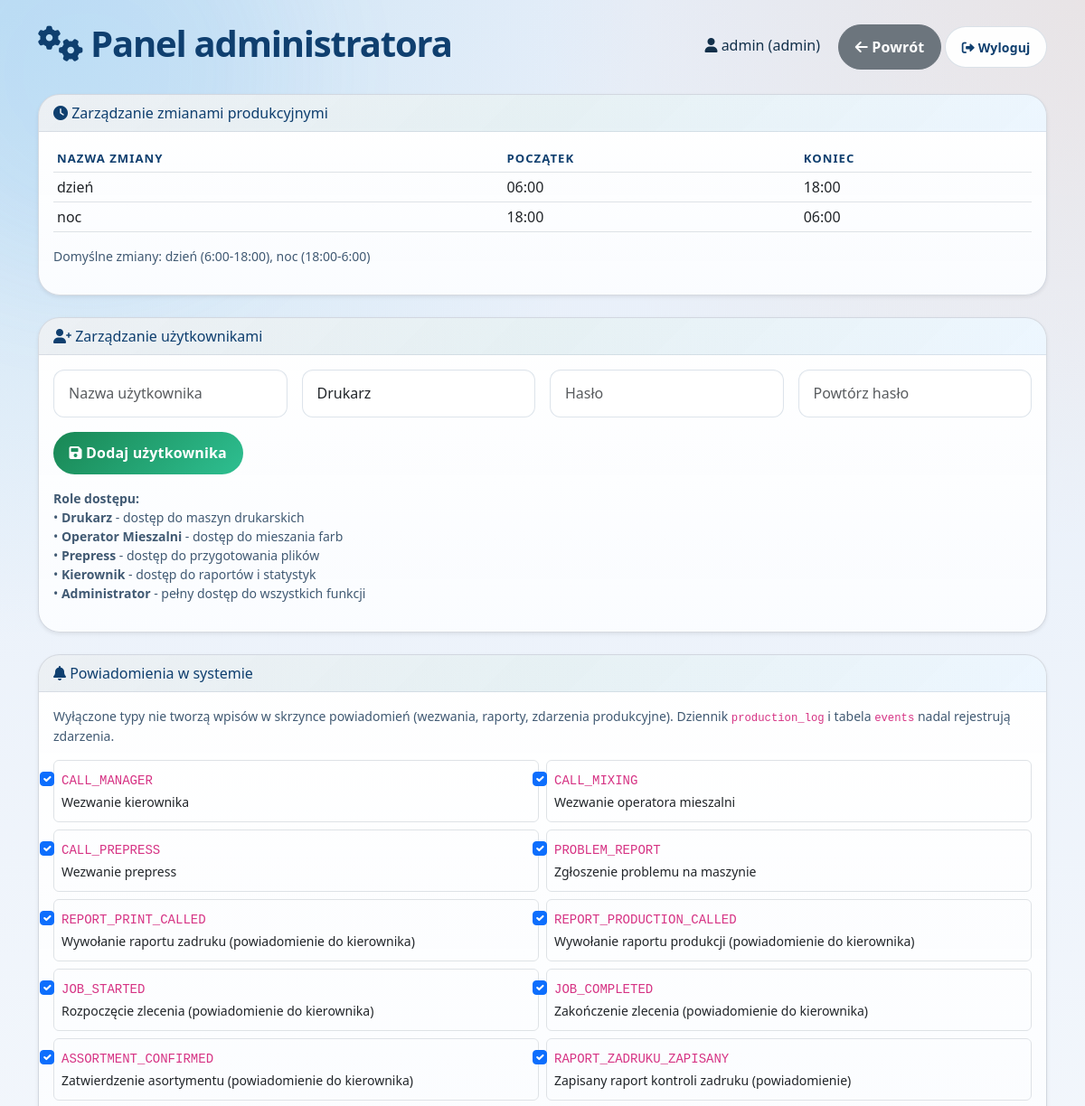
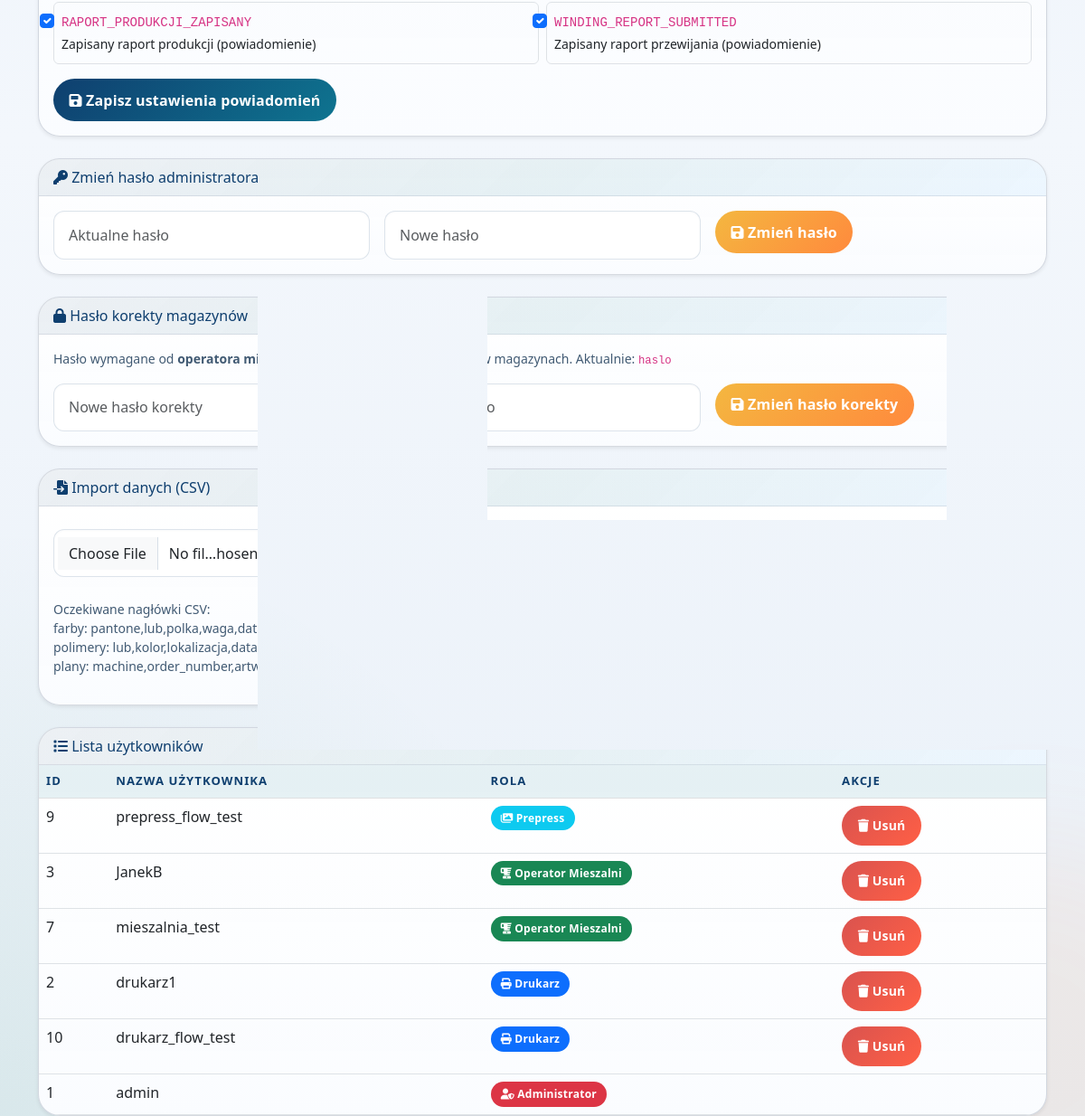
The page /admin (signed in) on the database its author committed (2 pictures, top to bottom).
### tables this page shows
CREATE TABLE shifts (
            id INTEGER PRIMARY KEY AUTOINCREMENT,
            name TEXT NOT NULL UNIQUE,  -- dzien, noc
            start_time TIME NOT NULL,
            end_time TIME NOT NULL
        );

CREATE TABLE notification_settings (
            event_key TEXT PRIMARY KEY,
            enabled INTEGER NOT NULL DEFAULT 1
        );

CREATE TABLE system_settings (
            key TEXT PRIMARY KEY,
            value TEXT NOT NULL
        );

CREATE TABLE users (
            id INTEGER PRIMARY KEY AUTOINCREMENT,
            username TEXT UNIQUE NOT NULL,
            role TEXT NOT NULL,
            password TEXT
        );

### routers/admin.py (the view)
@router.get("")
def admin_panel(
    request: Request,
    admin=Depends(require_admin),
    error: str = Query(None),
    success: str = Query(None),
    conn=Depends(get_db),
):
    cur = conn.cursor()
    cur.execute("SELECT id, username, role FROM users ORDER BY role DESC, username")
    users = cur.fetchall()
    cur.execute("SELECT name, start_time, end_time FROM shifts ORDER BY start_time")
    shifts = cur.fetchall()
    cur.execute("SELECT event_key, enabled FROM notification_settings")
    settings_map = {r["event_key"]: bool(r["enabled"]) for r in cur.fetchall()}
    notification_prefs = [
        {"key": k, "label": v, "enabled": settings_map.get(k, True)}
        for k, v in NOTIFICATION_EVENT_LABELS.items()
    ]
    context = {
        "users": users,
        "shifts": shifts,
        "notification_prefs": notification_prefs,
        "edit_password_current": get_edit_password(cur),
        "user": {"username": request.session.get("username"), "role": request.session.get("role")},
    }
    if error:
        context["error"] = error
    if success:
        context["success"] = success
    return render_template("admin_panel.html", context)

### templates/admin_panel.html (shortened to what this page needs)
<!DOCTYPE html>
<html lang="pl">
<head>
    <link href="https://cdn.jsdelivr.net/npm/bootstrap@5.3.0/dist/css/bootstrap.min.css" rel="stylesheet">
    <link rel="stylesheet" href="https://cdnjs.cloudflare.com/ajax/libs/font-awesome/6.0.0/css/all.min.css">
    <link rel="stylesheet" href="/static/app-modern.css">
</head>
<body class="bg-light">
<div class="container mt-4">
    <div class="d-flex justify-content-between align-items-center mb-4">
        <h1><i class="fas fa-cogs"></i> Panel administratora</h1>
        <div>
            <span class="me-3"><i class="fas fa-user"></i> {{ user.username }} ({{ user.role }})</span>
            <a href="/magazyn" class="btn btn-secondary"><i class="fas fa-arrow-left"></i> Powrót</a>
            <a href="/logout" class="btn btn-outline-danger btn-sm"><i class="fas fa-sign-out-alt"></i> Wyloguj</a>
        </div>
    </div>
    <div class="card shadow-sm mb-4">
        <div class="card-header bg-primary text-white"><i class="fas fa-clock"></i> Zarządzanie zmianami produkcyjnymi</div>
        <div class="card-body">
            <div class="table-responsive mb-3">
                <table class="table table-sm">
                    <thead>
                        <tr>
                            <th>Nazwa zmiany</th>
                            <th>Początek</th>
                            <th>Koniec</th>
                        </tr>
                    </thead>
                    <tbody>
                        {% for shift in shifts %}
                        <tr>
                            <td>{{ shift.name }}</td>
                            <td>{{ shift.start_time }}</td>
                            <td>{{ shift.end_time }}</td>
                        </tr>
                        {% endfor %}
                    </tbody>
                </table>
            </div>
            <p class="text-muted small">Domyślne zmiany: dzień (6:00-18:00), noc (18:00-6:00)</p>
        </div>
    </div>
    <div class="card shadow-sm mb-4">
        <div class="card-header bg-primary text-white"><i class="fas fa-user-plus"></i> Zarządzanie użytkownikami</div>
        <div class="card-body">
            <form method="post" action="/admin/add_user" class="row g-3 mb-3">
                <div class="col-md-3">
                    <input type="text" name="username" class="form-control" placeholder="Nazwa użytkownika" required>
                </div>
                <div class="col-md-3">
                    <select name="role" class="form-select" required>
                        <option value="drukarz">Drukarz</option>
                    </select>
                </div>
                <div class="col-md-3">
                    <input type="password" name="password" class="form-control" placeholder="Hasło" required>
                </div>
                <div class="col-md-3">
                    <input type="password" name="confirm_password" class="form-control" placeholder="Powtórz hasło" required>
                </div>
                <div class="col-md-3">
                    <button type="submit" class="btn btn-success"><i class="fas fa-save"></i> Dodaj użytkownika</button>
                </div>
            </form>
            <p class="text-muted small">
                <strong>Role dostępu:</strong><br>
                • <strong>Drukarz</strong> - dostęp do maszyn drukarskich<br>
                • <strong>Operator Mieszalni</strong> - dostęp do mieszania farb<br>
                • <strong>Prepress</strong> - dostęp do przygotowania plików<br>
                • <strong>Kierownik</strong> - dostęp do raportów i statystyk<br>
                • <strong>Administrator</strong> - pełny dostęp do wszystkich funkcji
            </p>
        </div>
    </div>
    <div class="card shadow-sm mb-4">
        <div class="card-header bg-primary text-white"><i class="fas fa-bell"></i> Powiadomienia w systemie</div>
        <div class="card-body">
            <p class="text-muted small">Wyłączone typy nie tworzą wpisów w skrzynce powiadomień (wezwania, raporty, zdarzenia produkcyjne). Dziennik <code>production_log</code> i tabela <code>events</code> nadal rejestrują zdarzenia.</p>
            <form method="post" action="/admin/notification-settings">
                <div class="row g-2">
                    {% for np in notification_prefs %}
                    <div class="col-md-6">
                        <div class="form-check border rounded p-2 h-100">
                            <input class="form-check-input" type="checkbox" name="{{ np.key }}" id="n-{{ np.key }}" {% if np.enabled %}checked{% endif %}>
                            <label class="form-check-label" for="n-{{ np.key }}">
                                <code class="small">{{ np.key }}</code><br><span class="small">{{ np.label }}</span>
                            </label>
                        </div>
                    </div>
                    {% endfor %}
                </div>
                <button type="submit" class="btn btn-primary mt-3"><i class="fas fa-save"></i> Zapisz ustawienia powiadomień</button>
            </form>
        </div>
    </div>
    <div class="card shadow-sm mb-4">
        <div class="card-header bg-primary text-white"><i class="fas fa-key"></i> Zmień hasło administratora</div>
        <div class="card-body">
            <form method="post" action="/admin/change_password" class="row g-3">
                <div class="col-md-4">
                    <input type="password" name="current_password" class="form-control" placeholder="Aktualne hasło" required>
                </div>
                <div class="col-md-4">
                    <input type="password" name="new_password" class="form-control" placeholder="Nowe hasło" required>
                </div>
                <div class="col-md-4">
                    <button type="submit" class="btn btn-warning"><i class="fas fa-save"></i> Zmień hasło</button>
                </div>
            </form>
        </div>
    </div>
    <div class="card shadow-sm mb-4">
        <div class="card-header bg-warning text-dark"><i class="fas fa-lock"></i> Hasło korekty magazynów</div>
        <div class="card-body">
            <p class="text-muted small mb-3">Hasło wymagane od <strong>operatora mieszalni</strong> i <strong>prepress</strong> przy edycji pozycji w magazynach. Aktualnie: <code>{{ edit_password_current }}</code></p>
            <form method="post" action="/admin/set-edit-password" class="row g-3">
                <div class="col-md-4">
                    <input type="password" name="new_edit_password" class="form-control" placeholder="Nowe hasło korekty" required>
                </div>
                <div class="col-md-4">
                    <input type="password" name="confirm_edit_password" class="form-control" placeholder="Powtórz hasło" required>
                </div>
                <div class="col-md-4">
                    <button type="submit" class="btn btn-warning"><i class="fas fa-save"></i> Zmień hasło korekty</button>
                </div>
            </form>
        </div>
    </div>
    <div class="card shadow-sm mb-4">
        <div class="card-header bg-primary text-white"><i class="fas fa-file-import"></i> Import danych (CSV)</div>
        <div class="card-body">
            <div class="row g-3">
                <div class="col-md-4">
                    <form action="/admin/import_farby" method="post" enctype="multipart/form-data" class="d-flex gap-2 align-items-center">
                        <input type="file" name="plik" class="form-control" accept=".csv" required>
                        <button type="submit" class="btn btn-success">Import farb</button>
                    </form>
                </div>
                <div class="col-md-4">
                    <form action="/admin/import_polimery" method="post" enctype="multipart/form-data" class="d-flex gap-2 align-items-center">
                        <input type="file" name="plik" class="form-control" accept=".csv" required>
                        <button type="submit" class="btn btn-success">Import polimerów</button>
                    </form>
                </div>
                <div class="col-md-4">
                    <form action="/admin/import_plany" method="post" enctype="multipart/form-data" class="d-flex gap-2 align-items-center">
                        <input type="file" name="plik" class="form-control" accept=".csv" required>
                        <button type="submit" class="btn btn-success">Import planów</button>
                    </form>
                </div>
            </div>
            <p class="text-muted mt-3 small">Oczekiwane nagłówki CSV:<br>
                farby: pantone,lub,polka,waga,data_produkcji<br>
                polimery: lub,kolor,lokalizacja,data_waznosci,uwagi<br>
                plany: machine,order_number,artwork_number,lub_number,order_name,laminate,meters,pieces,planned_date
            </p>
        </div>
    </div>
    <div class="card shadow-sm">
        <div class="card-header bg-primary text-white"><i class="fas fa-list"></i> Lista użytkowników</div>
        <div class="card-body p-0">
            <div class="table-responsive">
                <table class="table table-hover mb-0">
                    <thead class="table-light">
                        <tr>
                            <th>ID</th>
                            <th>Nazwa użytkownika</th>
                            <th>Rola</th>
                            <th>Akcje</th>
                        </tr>
                    </thead>
                    <tbody>
                        {% for u in users %}
                        <tr>
                            <td>{{ u.id }}</td>
                            <td>{{ u.username }}</td>
                            <td>
                                {% if u.role == 'admin' %}
                                    <span class="badge bg-danger"><i class="fas fa-user-shield"></i> Administrator</span>
                                {% elif u.role == 'manager' %}
                                    <span class="badge bg-warning"><i class="fas fa-user-tie"></i> Kierownik</span>
                                {% elif u.role == 'drukarz' %}
                                    <span class="badge bg-primary"><i class="fas fa-print"></i> Drukarz</span>
                                {% elif u.role == 'operator_mieszalni' %}
                                    <span class="badge bg-success"><i class="fas fa-blender"></i> Operator Mieszalni</span>
                                {% elif u.role == 'prepress' %}
                                    <span class="badge bg-info"><i class="fas fa-images"></i> Prepress</span>
                                {% elif u.role == 'operator_przewijarki' %}
                                    <span class="badge bg-primary"><i class="fas fa-wind"></i> Operator Przewijarki</span>
                                {% else %}
                                    <span class="badge bg-secondary"><i class="fas fa-user"></i> {{ u.role }}</span>
                                {% endif %}
                            </td>
                            <td>
                                {% if u.role != 'admin' %}
                                <form method="post" action="/admin/delete_user" style="display:inline;">
                                    <button type="submit" class="btn btn-sm btn-danger" onclick="return confirm('Usunąć użytkownika {{ u.username }}?')"><i class="fas fa-trash"></i> Usuń</button>
                                </form>
                                {% endif %}
                            </td>
                        </tr>
                        {% endfor %}
                    </tbody>
                </table>
            </div>
        </div>
    </div>
</div>
</body>
</html>

### rows shown on the page
shifts: name "dzień", start_time "06:00", end_time "18:00"
shifts: name "noc", start_time "18:00", end_time "06:00"
notification_settings: key "CALL_MANAGER", label "Wezwanie kierownika"
notification_settings: key "CALL_MIXING", label "Wezwanie operatora mieszalni"
notification_settings: key "CALL_PREPRESS", label "Wezwanie prepress"
notification_settings: key "PROBLEM_REPORT", label "Zgłoszenie problemu na maszynie"
notification_settings: key "REPORT_PRINT_CALLED", label "Wywołanie raportu zadruku (powiadomienie do kierownika)"
notification_settings: key "REPORT_PRODUCTION_CALLED", label "Wywołanie raportu produkcji (powiadomienie do kierownika)"
notification_settings: key "JOB_STARTED", label "Rozpoczęcie zlecenia (powiadomienie do kierownika)"
notification_settings: key "JOB_COMPLETED", label "Zakończenie zlecenia (powiadomienie do kierownika)"
notification_settings: key "ASSORTMENT_CONFIRMED", label "Zatwierdzenie asortymentu (powiadomienie do kierownika)"
notification_settings: key "RAPORT_ZADRUKU_ZAPISANY", label "Zapisany raport kontroli zadruku (powiadomienie)"
notification_settings: key "RAPORT_PRODUKCJI_ZAPISANY", label "Zapisany raport produkcji (powiadomienie)"
notification_settings: key "WINDING_REPORT_SUBMITTED", label "Zapisany raport przewijania (powiadomienie)"
system_settings: value "haslo"
users: id "9", username "prepress_flow_test", role "prepress" (drawn)
users: id "3", username "JanekB", shows "Operator Mieszalni"
users: id "7", username "mieszalnia_test", shows "Operator Mieszalni"
users: id "2", username "drukarz1", role "drukarz" (drawn)
users: id "10", username "drukarz_flow_test", role "drukarz" (drawn)
users: id "1", username "admin", role "admin" (drawn)

### other values the page prints
{{ user.username }} "admin"
{{ user.role }} "admin"
